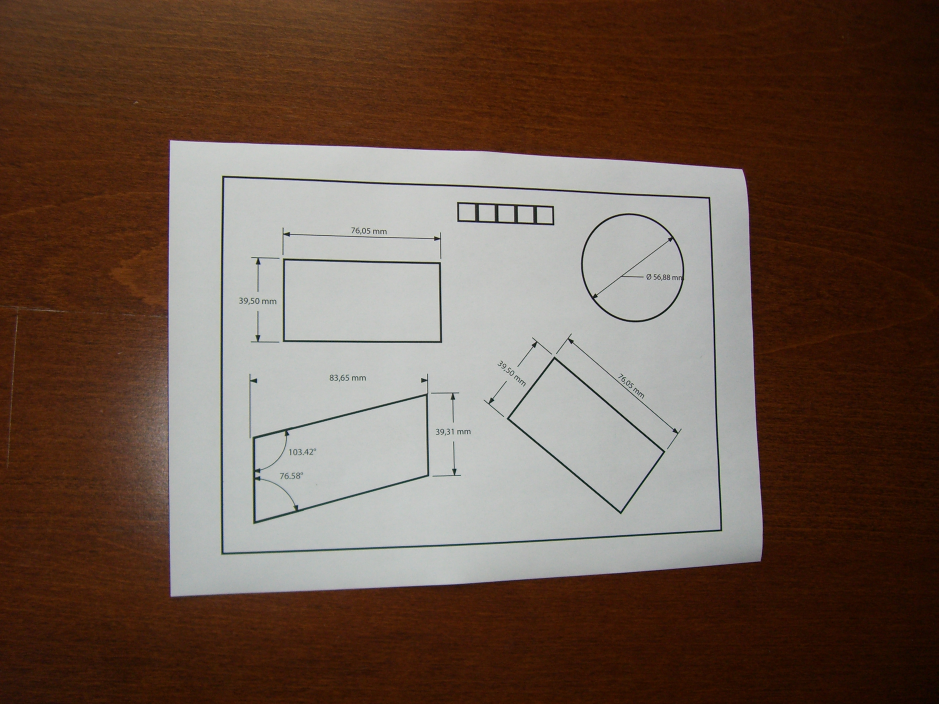
#> input picture images/paper_on_table.jpg, 2816 x 2112 px (shown at 1/3 size)
$ python histogram.py   (older library calls are emulated)
#> lines starting #> are read from the running program, lines starting #| are printed output that depends on the picture
#> further down, img is the input picture: shape (2112, 2816, 3); mean B, G, R 76.7, 88.6, 108.9
#!/usr/bin/env python

'''
Code for drawing image colour histogram.
'''

# OpenCV imports
import numpy as np
import cv2

# Histogram and plotting
import matplotlib.pyplot as plt
import matplotlib as mpl


# ----------------------------------------------------------------
# Histograms
# Taken from http://opencv-code.com/tutorials/drawing-histogram-in-python-with-matplotlib/
# ----------------------------------------------------------------

def show_histogram(img):
    """ Function to display image histogram.
        Supports single and three channel images. """

    if img.ndim == 2:
        # Input image is single channel
        plt.hist(img.flatten(), 256, range=(0, 250), fc='k')
        plt.show()

    elif img.ndim == 3:
        # Input image is three channels
        fig = plt.figure()
        fig.add_subplot(311)
        plt.hist(img[...,0].flatten(), 256, range=(0, 250), fc='b')
        fig.add_subplot(312)
        plt.hist(img[...,1].flatten(), 256, range=(0, 250), fc='g')
        fig.add_subplot(313)
        plt.hist(img[...,2].flatten(), 256, range=(0, 250), fc='r')
        plt.show()
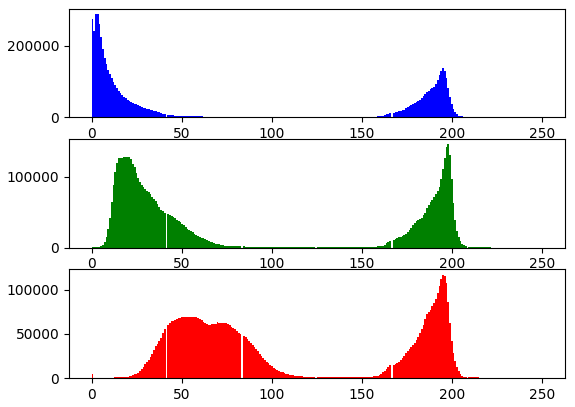
#> figure drawn by matplotlib, 3 panels; panel 1: tallest bar 289162 high, from x = 2.93 to 3.91; panel 2: tallest bar 145840 high, from x = 197.3 to 198.2; panel 3: tallest bar 116980 high, from x = 194.3 to 195.3


# ----------------------------------------------------------------

def show_hsv_histogram(img):
    '''Show a histogram of the Hue values of the HSV representation of the image.'''
    hsv = cv2.cvtColor(img, cv2.COLOR_BGR2HSV)
#> hsv: shape (2112, 2816, 3); mean H, S, V 30.8, 138.2, 110.3
    h,s,v, = cv2.split(hsv)
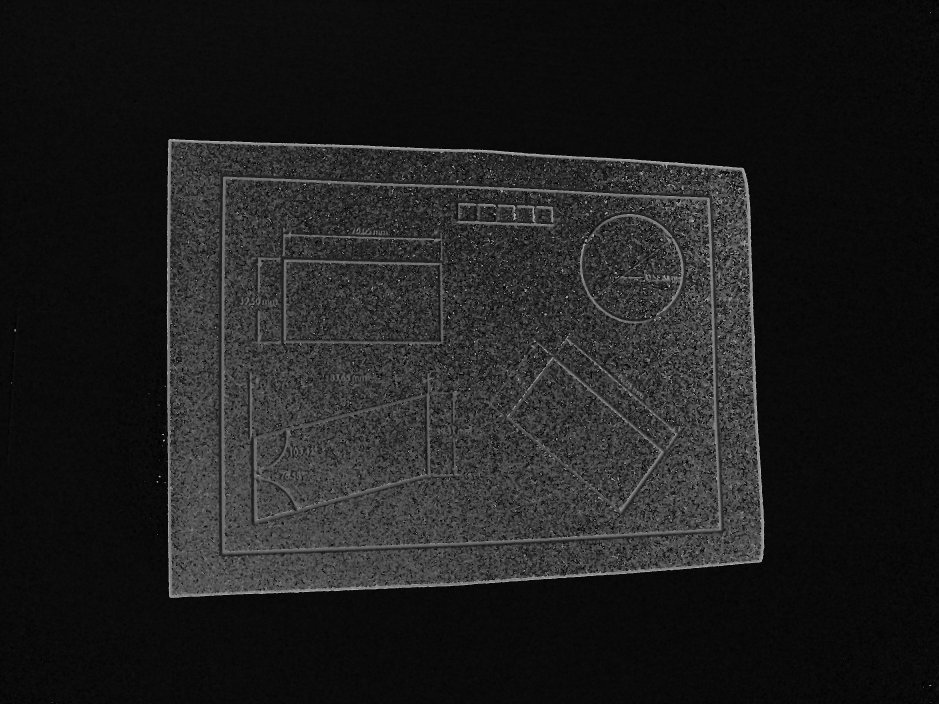
#> h: shape (2112, 2816) (shown at 1/3 size); min 0, max 179, mean 30.8
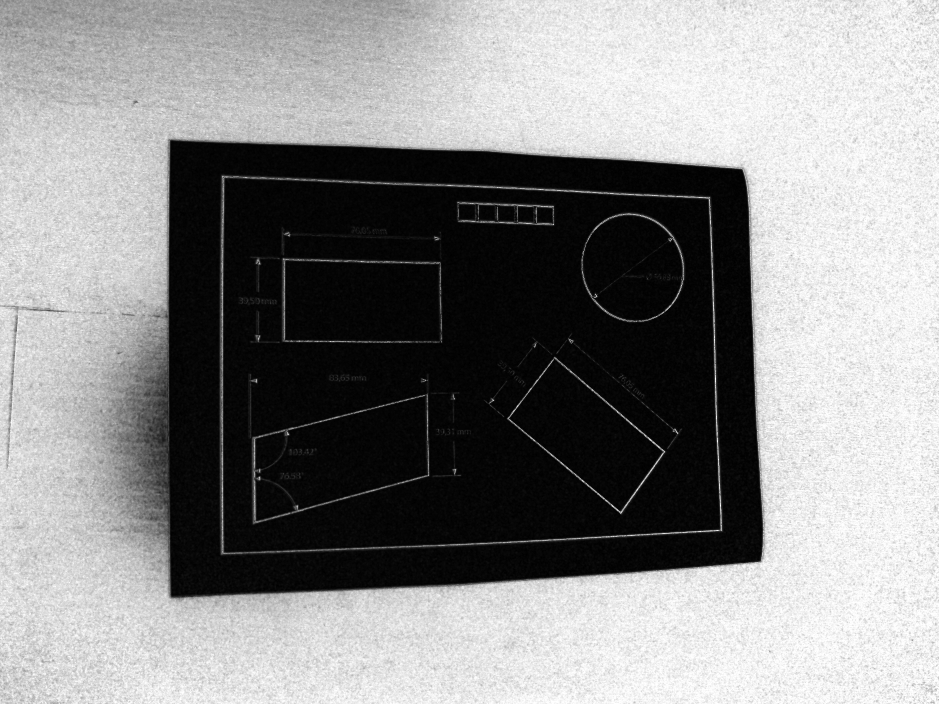
#> s: shape (2112, 2816) (shown at 1/3 size); min 0, max 255, mean 138.2
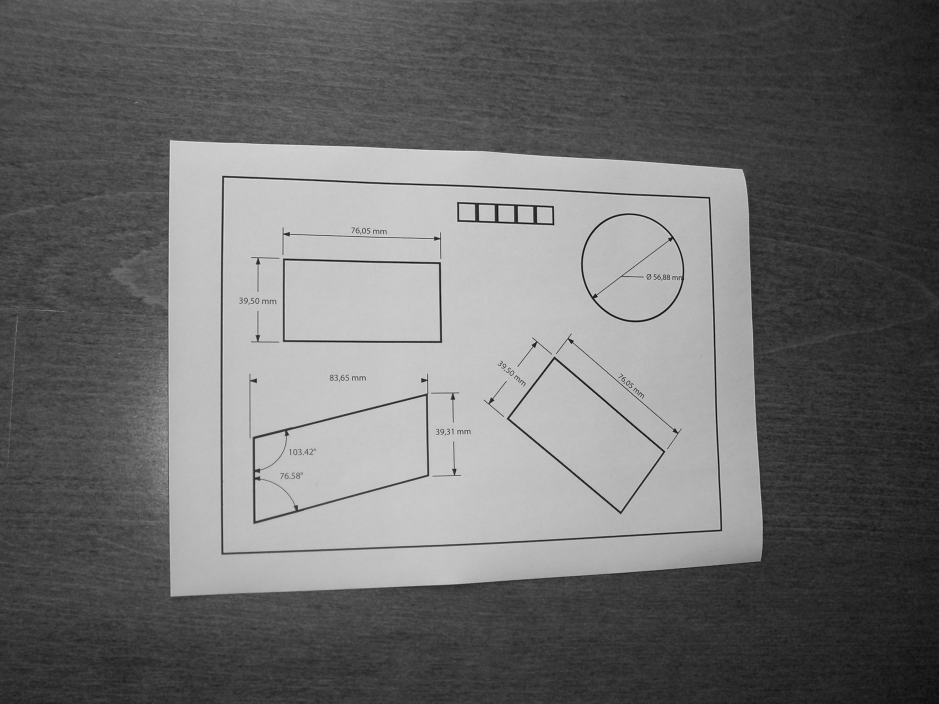
#> v: shape (2112, 2816) (shown at 1/3 size); min 0, max 243, mean 110.3

    n, bins, patches = plt.hist(h.flatten(), 180, normed=True)
#> n = 180 values, max 0.137 at index 11, min 1.98e-05 at index 61, mean 0.00559; bins = 181 values from 0 to 179; patches = 180 items

    # Colour histogram bins according to the H value
    cmap = mpl.cm.hsv
    b_max = float(max(bins))
#> b_max = 179
    for b,patch in zip(bins, patches):
        # scale bins to 0-1.0 for colour map look-up
        c = cmap(b/b_max)
        patch.set_color(c)
#> this loop made 180 passes
#> (b, c) on passes 1 to 3: (0, (1, 0, 0, 1)), (0.994, (1, 0.0232, 0, 1)), (1.99, (1, 0.0463, 0, 1))

    plt.show()
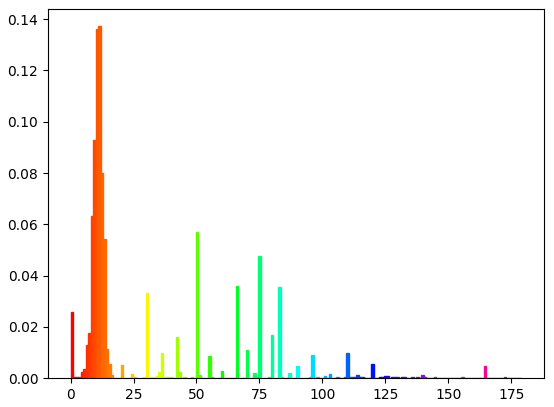
#> figure drawn by matplotlib, 1 panel; tallest bar 0.137 high, from x = 10.94 to 11.93

# ----------------------------------------------------------------

if  __name__ == '__main__':
    img = cv2.imread('../images/paper_on_table.jpg')
    show_histogram(img)
    show_hsv_histogram(img)
    cv2.waitKey()
    cv2.destroyAllWindows()

$ run again, with images/digits.png saved as images/paper_on_table.jpg
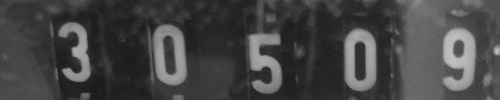
#> input picture images/digits.png, 500 x 100 px
#> img is the input picture: shape (100, 500, 3); min 24, max 196, mean 68.8
#> in show_histogram, `plt.show()`:
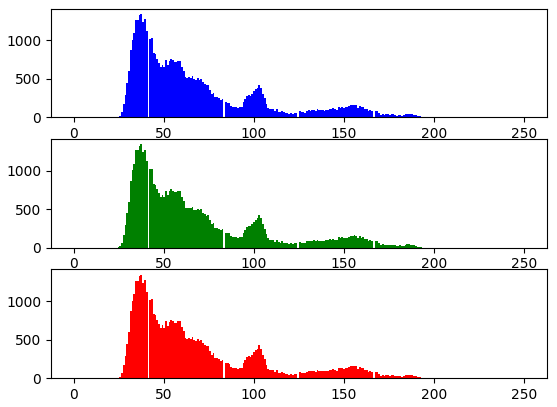
#> figure drawn by matplotlib, 3 panels; panel 1: tallest bar 1345 high, from x = 37.11 to 38.09; panel 2: tallest bar 1345 high, from x = 37.11 to 38.09; panel 3: tallest bar 1345 high, from x = 37.11 to 38.09
#> hsv: shape (100, 500, 3); mean H, S, V 0, 0, 68.8
#> h: shape (100, 500); every value is 0
#> n = 180 values, max 180 at index 90, min 0 at index 0, mean 1; bins = 181 values from -0.5 to 0.5; patches = 180 items
#> b_max = 0.5
#> the loop in show_hsv_histogram, `for b,patch in zip(bins, patches):` made 180 passes
#> b on passes 1 to 3: -0.5, -0.494, -0.489
#> in show_hsv_histogram, `plt.show()`:
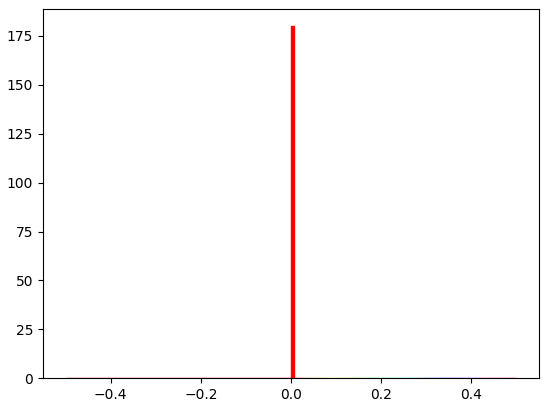
#> figure drawn by matplotlib, 1 panel; tallest bar 180 high, from x = 0 to 0.00556
